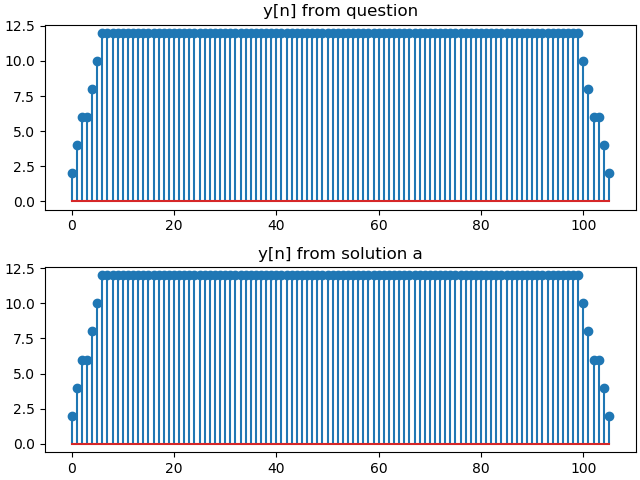

This figure's Python source:
#!/usr/bin/env python3
import numpy as np
import scipy as sc
import matplotlib.pyplot as plt

def u(n):
	u = np.heaviside(n, 1)
	return u

n = np.linspace(0, 99, 100) 
x = u(n)
y1 = sc.convolve(np.ones(5), x)
y2 = sc.convolve([1, -1, -1, -1, 1], x)
y = sc.convolve(np.ones(3), y1 + y2)
h = np.array([2, 2, 2, 0, 2, 2, 2])
yp = sc.convolve(h, x)
fig, axs = plt.subplots(2, 1, constrained_layout = True)
axs[0].stem(y, use_line_collection = True)
axs[0].set_title('y[n] from question')
axs[1].stem(yp, use_line_collection = True)
axs[1].set_title('y[n] from solution a')
plt.show()
